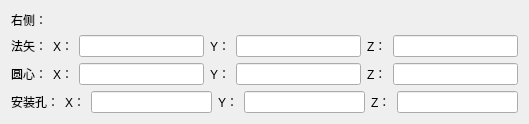
   <widget class="QWidget" name="layoutWidget_5">
    <property name="geometry">
     <rect>
      <x>1290</x>
      <y>310</y>
      <width>529</width>
      <height>98</height>
     </rect>
    </property>
    <layout class="QVBoxLayout" name="verticalLayout_4">
     <item>
      <widget class="QLabel" name="label_41">
       <property name="text">
        <string>右侧：</string>
       </property>
      </widget>
     </item>
     <item>
      <layout class="QHBoxLayout" name="horizontalLayout_11">
       <item>
        <widget class="QLabel" name="label_42">
         <property name="text">
          <string>法矢：</string>
         </property>
        </widget>
       </item>
       <item>
        <widget class="QLabel" name="label_43">
         <property name="text">
          <string>X：</string>
         </property>
        </widget>
       </item>
       <item>
        <widget class="QLineEdit" name="G2_normal_x_Edit"/>
       </item>
       <item>
        <widget class="QLabel" name="label_44">
         <property name="text">
          <string>Y：</string>
         </property>
        </widget>
       </item>
       <item>
        <widget class="QLineEdit" name="G2_normal_y_Edit"/>
       </item>
       <item>
        <widget class="QLabel" name="label_45">
         <property name="text">
          <string>Z：</string>
         </property>
        </widget>
       </item>
       <item>
        <widget class="QLineEdit" name="G2_normal_z_Edit"/>
       </item>
      </layout>
     </item>
     <item>
      <layout class="QHBoxLayout" name="horizontalLayout_12">
       <item>
        <widget class="QLabel" name="label_46">
         <property name="text">
          <string>圆心：</string>
         </property>
        </widget>
       </item>
       <item>
        <widget class="QLabel" name="label_47">
         <property name="text">
          <string>X：</string>
         </property>
        </widget>
       </item>
       <item>
        <widget class="QLineEdit" name="G2_center_x_Edit"/>
       </item>
       <item>
        <widget class="QLabel" name="label_48">
         <property name="text">
          <string>Y：</string>
         </property>
        </widget>
       </item>
       <item>
        <widget class="QLineEdit" name="G2_center_y_Edit"/>
       </item>
       <item>
        <widget class="QLabel" name="label_49">
         <property name="text">
          <string>Z：</string>
         </property>
        </widget>
       </item>
       <item>
        <widget class="QLineEdit" name="G2_center_z_Edit"/>
       </item>
      </layout>
     </item>
     <item>
      <layout class="QHBoxLayout" name="horizontalLayout_13">
       <item>
        <widget class="QLabel" name="label_50">
         <property name="text">
          <string>安装孔：</string>
         </property>
        </widget>
       </item>
       <item>
        <widget class="QLabel" name="label_51">
         <property name="text">
          <string>X：</string>
         </property>
        </widget>
       </item>
       <item>
        <widget class="QLineEdit" name="G2_holeCenter_x_Edit"/>
       </item>
       <item>
        <widget class="QLabel" name="label_52">
         <property name="text">
          <string>Y：</string>
         </property>
        </widget>
       </item>
       <item>
        <widget class="QLineEdit" name="G2_holeCenter_y_Edit"/>
       </item>
       <item>
        <widget class="QLabel" name="label_53">
         <property name="text">
          <string>Z：</string>
         </property>
        </widget>
       </item>
       <item>
        <widget class="QLineEdit" name="G2_holeCenter_z_Edit"/>
       </item>
      </layout>
     </item>
    </layout>
   </widget>
